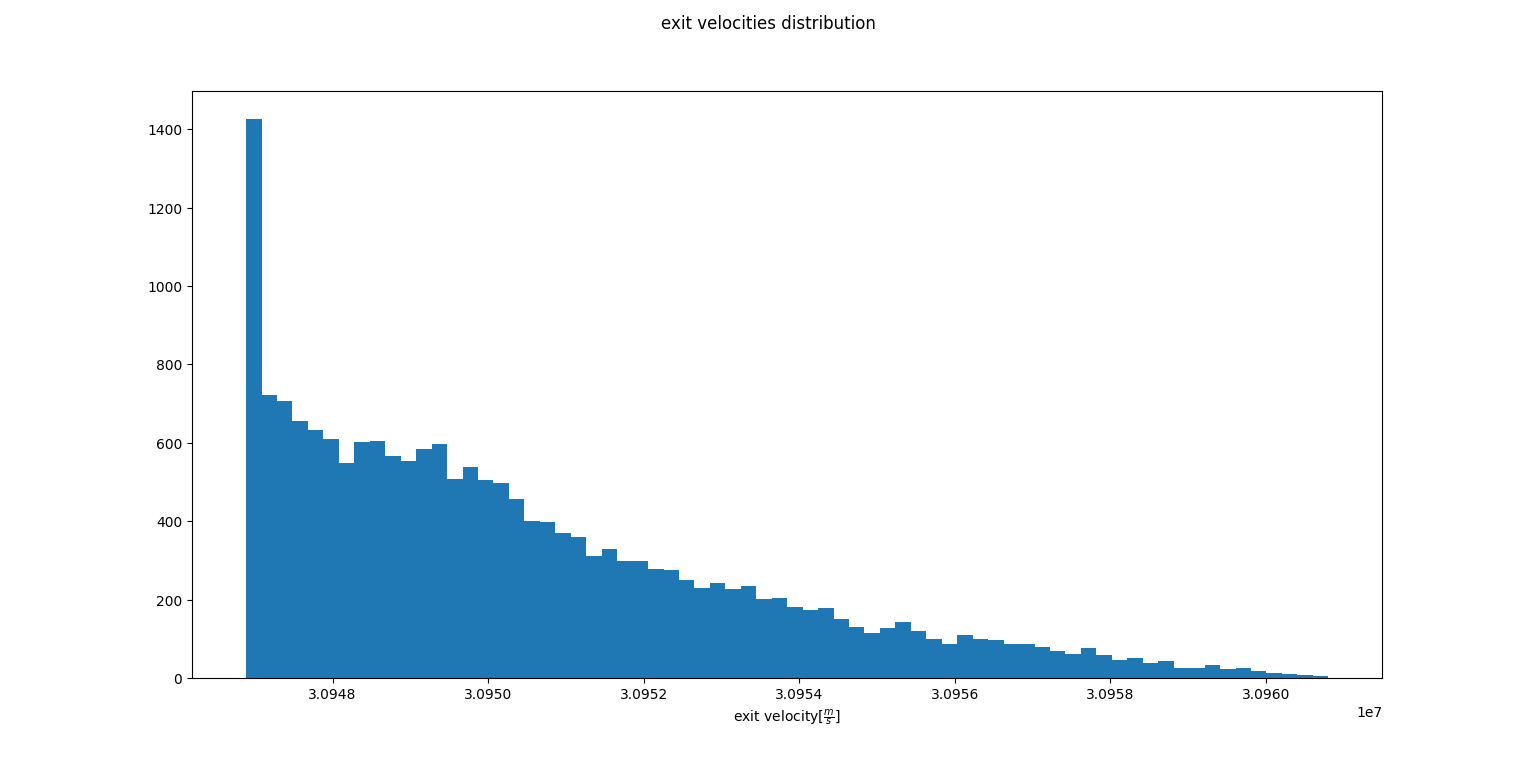

This chart was generated by the following Python code:
import q6
import random
import constants as c
import matplotlib.pyplot as plt


def q8(n):
    result = []
    for _ in range(n):
        if _ % 1000 == 0:
            print(_)
        Ei = random.random() * 2 * c.q6.lE + c.q6.E0 - c.q6.lE
        y0 = random.random() * 2 * c.q6.R - c.q6.R
        x = q6.q6_graph(100000, Ei, y0)
        if not x[0]:
            result.append(x[1])

    plt.hist(result, bins=70)
    plt.xlabel(r"exit velocity[$\frac{m}{s}$]")
    plt.suptitle("exit velocities distribution")
    plt.show()


if __name__ == '__main__':
    q8(100000)
